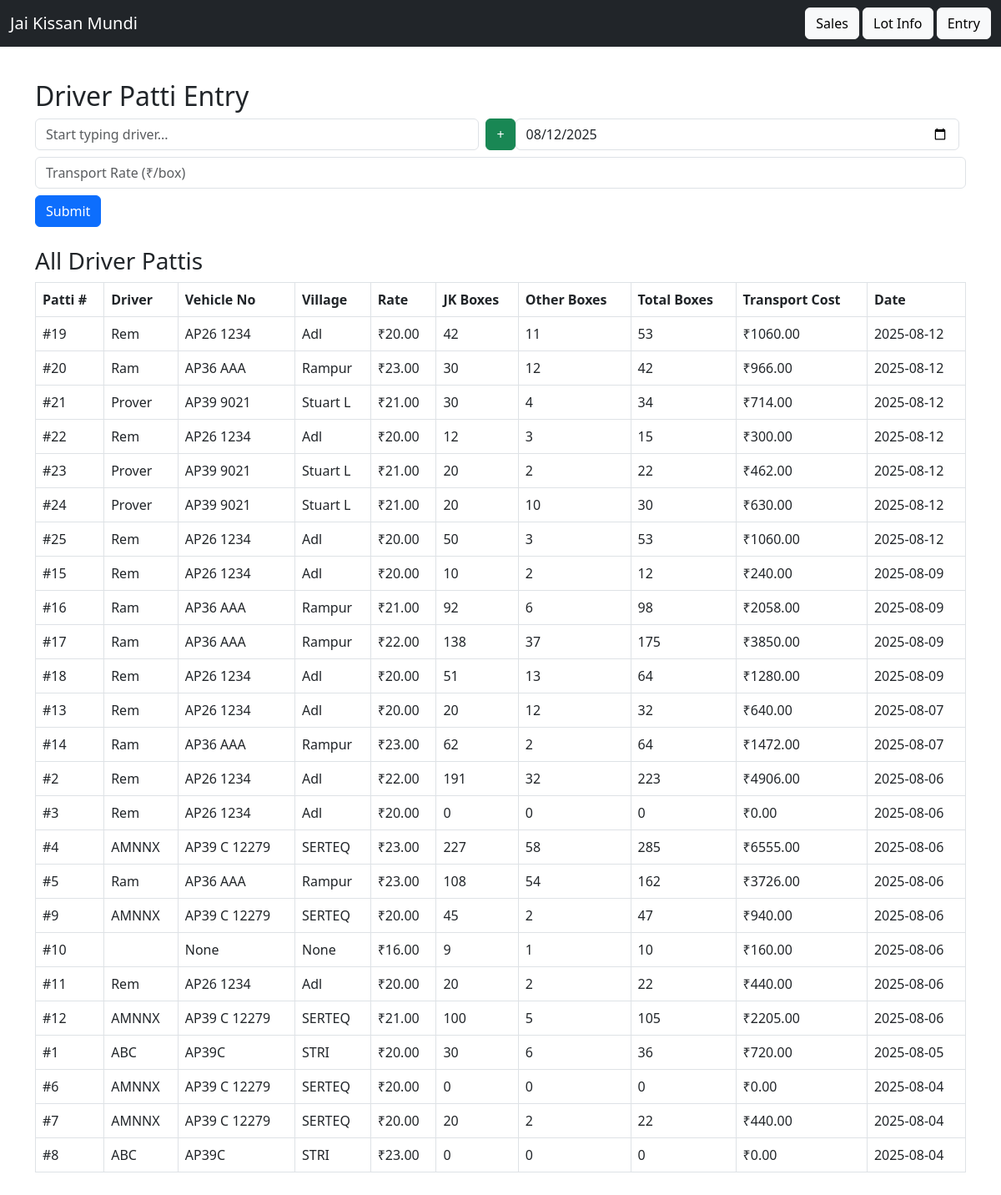
The app's page /driver_patti, older data.
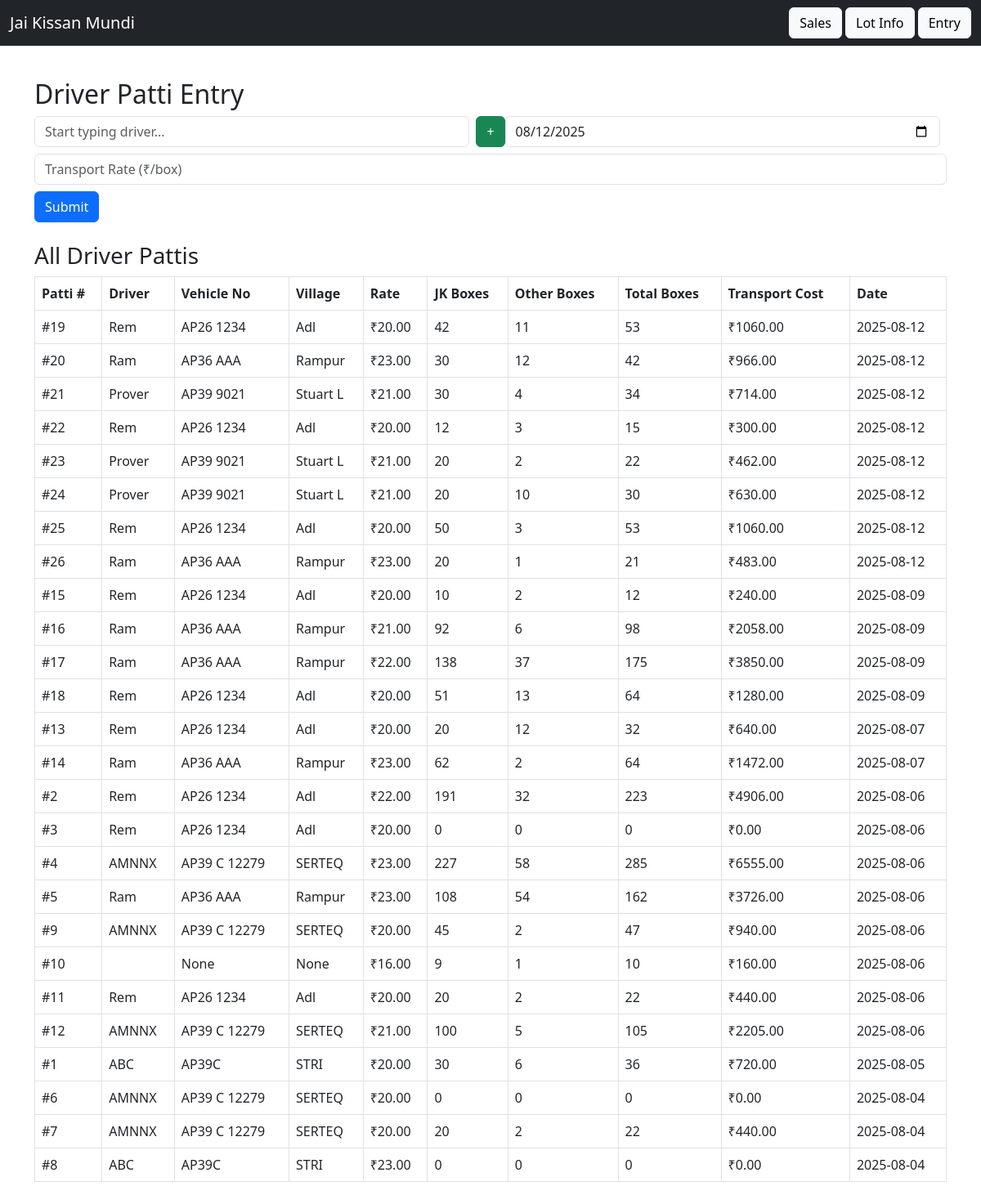
The same page, newer data.
### app/models.py (models this page shows)
class DriverPatti(db.Model):
    id = db.Column(db.Integer, primary_key=True)
    driver_id = db.Column(db.Integer, db.ForeignKey('driver.id'))
    transport_rate = db.Column(db.Float)
    date = db.Column(db.String)

### app/routes.py (the view, shortened to what this page needs)
@main.route('/driver_patti', methods=['GET', 'POST'])
def driver_patti():
    conn = get_db_connection()
    rows = conn.execute("""
        SELECT
            dp.id AS patti_id,
            d.name AS driver_name,
            d.vehicle_number,
            d.village,
            dp.transport_rate,
            dp.date,
            IFNULL(SUM(l.jk_boxes), 0) AS jk_boxes,
            IFNULL(SUM(l.other_boxes), 0) AS other_boxes,
            IFNULL(SUM(l.jk_boxes + l.other_boxes), 0) AS total_boxes,
            ROUND(IFNULL(SUM(l.jk_boxes + l.other_boxes), 0) * dp.transport_rate, 2) AS cost
        FROM driver_patti dp
        JOIN driver d ON dp.driver_id = d.id
        LEFT JOIN lot_info l ON dp.id = l.driver_patti_id
        GROUP BY dp.id
        ORDER BY dp.date DESC
    """).fetchall()
    drivers = conn.execute("SELECT * FROM driver ORDER BY name").fetchall()
    conn.close()
    today = date.today().isoformat()
    return render_template('driver_patti.html', pattis=rows, drivers=drivers, today=today)

### app/routes.py (called while the page is built)
def get_db_connection():
    conn = sqlite3.connect(DB_PATH)
    conn.row_factory = sqlite3.Row  # Allows accessing columns by name
    return conn

### app/templates/driver_patti.html (shortened to what this page needs)
{% extends 'base.html' %}
{% block content %}
<h2>Driver Patti Entry</h2>
<form method="post" class="mb-4">
<div class="mb-2 d-flex align-items-center">
  <input id="driver_search" class="form-control me-2" placeholder="Start typing driver..." required />
   <button type="button" class="btn btn-success" data-bs-toggle="modal" data-bs-target="#addDriverModal">+</button>
  <input type="date" name="date" id="patti_date" class="form-control me-2" required value="{{ today }}">
</div>
  <input type="number" step="0.01" name="transport_rate" placeholder="Transport Rate (₹/box)" class="form-control mb-2" required>
  <button type="submit" class="btn btn-primary">Submit</button>
</form>
<h3>All Driver Pattis</h3>
<table class="table table-bordered" id="pattisTable">
  <thead>
    <tr>
      <th>Patti #</th>
      <th>Driver</th>
      <th>Vehicle No</th>
      <th>Village</th>
      <th>Rate</th>
      <th>JK Boxes</th>
      <th>Other Boxes</th>
      <th>Total Boxes</th>
      <th>Transport Cost</th>
      <th>Date</th>
    </tr>
  </thead>
  <tbody>
    {% for p in pattis %}
    <tr>
      <td>#{{ p['patti_id'] }}</td>
      <td>{{ p['driver_name'] }}</td>
      <td>{{ p['vehicle_number'] }}</td>
      <td>{{ p['village'] }}</td>
      <td>₹{{ "%.2f"|format(p['transport_rate']) }}</td>
      <td>{{ p['jk_boxes'] }}</td>
      <td>{{ p['other_boxes'] }}</td>
      <td>{{ p['total_boxes'] }}</td>
      <td>₹{{ "%.2f"|format(p['cost']) }}</td>
      <td>{{ p['date'] }}</td>
    </tr>
    {% endfor %}
  </tbody>
</table>
{% endblock %}

### app/templates/base.html (shortened to what this page needs)
<!doctype html>
<html lang="en">
  <head>
<link rel="stylesheet" href="{{ url_for('static', filename='mobile.css') }}">
    <link href="https://cdn.jsdelivr.net/npm/bootstrap@5.3.0/dist/css/bootstrap.min.css" rel="stylesheet">
<link rel="stylesheet" href="https://cdnjs.cloudflare.com/ajax/libs/awesomplete/1.1.5/awesomplete.min.css" />
  </head>
  <body>
    <nav class="navbar navbar-dark bg-dark mb-4">
      <div class="container-fluid">
        <a class="navbar-brand" href="/">Jai Kissan Mundi</a>
        <div>
          <a class="btn btn-light" href="/sales">Sales</a>
          <a class="btn btn-light" href="/lots">Lot Info</a>
          <a class="btn btn-light" href="/entry">Entry</a>
        </div>
      </div>
    </nav>
    <div class="container">
      {% block content %}{% endblock %}
    </div>
  </body>
</html>

### app/static/mobile.css (style rules this page uses)
:root { --space-1: .5rem; --space-2: .75rem; --space-3: 1rem; --radius: 12px; --brand: #0f766e; }
html, body { height: 100%; }
body { margin: 0; font-family: system-ui, -apple-system, Segoe UI, Roboto, Arial, sans-serif; font-size: 16px; line-height: 1.35; background: #fafafa; color: #111; }
.container { max-width: 960px; margin: 0 auto; padding: var(--space-3); }
input, select, textarea { width: 100%; padding: .8rem .9rem; border: 1px solid #e5e7eb; border-radius: 10px; background: #fff; font-size: 16px; }
.btn { display: inline-flex; align-items: center; justify-content: center; gap: .5rem; padding: .9rem 1rem; border: 0; border-radius: 999px; background: var(--brand); color: #fff; font-weight: 600; text-decoration: none; cursor: pointer; }
table { width: 100%; border-collapse: collapse; }
th, td { padding: .7rem; border-bottom: 1px dashed #ddd; text-align: left; }

Row changes from the older to the newer data that the page shows:
added DriverPatti: patti_id "26", driver_name "Ram", vehicle_number "AP36 AAA", village "Rampur", transport_rate "23.00", jk_boxes "20", other_boxes "1", total_boxes "21", cost "483.00", date "2025-08-12"
